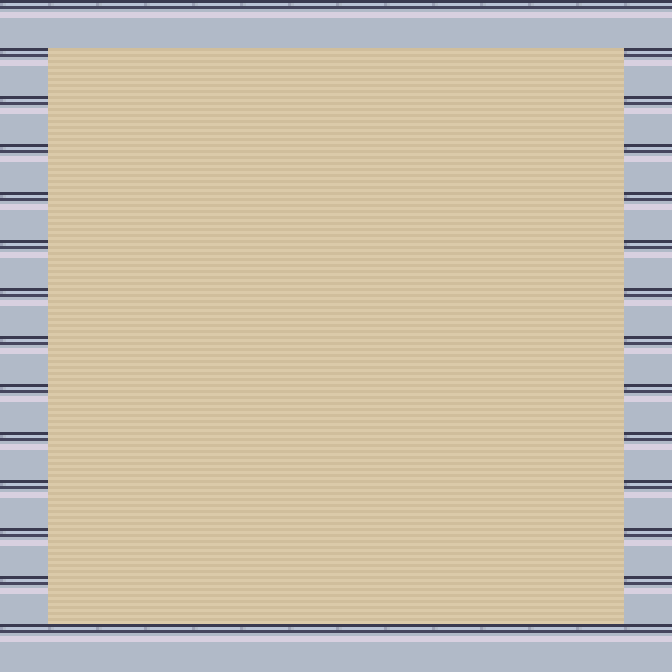

Below is a game level as drawn by its tile map, then a one-line description and the .tmx file that defines it, in full:
An orthogonal 14x14 tile map with 48x48 px tiles, 3 tile layers (Tile Layer 1, Collision, Lasers).

<map version="1.8" tiledversion="1.8.2" orientation="orthogonal" renderorder="right-down" width="14" height="14" tilewidth="48" tileheight="48" infinite="0" nextlayerid="4" nextobjectid="1">
 <tileset firstgid="1" source="../images/tilesets/level_two/sample.tsx" />
 <layer id="1" name="Tile Layer 1" width="14" height="14">
  <data encoding="csv">
83,83,83,83,83,83,83,83,83,83,83,83,83,83,
83,83,83,83,83,83,83,83,83,83,83,83,83,83,
83,83,83,83,83,83,83,83,83,83,83,83,83,83,
83,83,83,83,83,83,83,83,83,83,83,83,83,83,
83,83,83,83,83,83,83,83,83,83,83,83,83,83,
83,83,83,83,83,83,83,83,83,83,83,83,83,83,
83,83,83,83,83,83,83,83,83,83,83,83,83,83,
83,83,83,83,83,83,83,83,83,83,83,83,83,83,
83,83,83,83,83,83,83,83,83,83,83,83,83,83,
83,83,83,83,83,83,83,83,83,83,83,83,83,83,
83,83,83,83,83,83,83,83,83,83,83,83,83,83,
83,83,83,83,83,83,83,83,83,83,83,83,83,83,
83,83,83,83,83,83,83,83,83,83,83,83,83,83,
83,83,83,83,83,83,83,83,83,83,83,83,83,83
</data>
 </layer>
 <layer id="2" name="Collision" width="14" height="14">
  <data encoding="csv">
437,437,437,437,437,437,437,437,437,437,437,437,437,437,
437,0,0,0,0,0,0,0,0,0,0,0,0,437,
437,0,0,0,0,0,0,0,0,0,0,0,0,437,
437,0,0,0,0,0,0,0,0,0,0,0,0,437,
437,0,0,0,0,0,0,0,0,0,0,0,0,437,
437,0,0,0,0,0,0,0,0,0,0,0,0,437,
437,0,0,0,0,0,0,0,0,0,0,0,0,437,
437,0,0,0,0,0,0,0,0,0,0,0,0,437,
437,0,0,0,0,0,0,0,0,0,0,0,0,437,
437,0,0,0,0,0,0,0,0,0,0,0,0,437,
437,0,0,0,0,0,0,0,0,0,0,0,0,437,
437,0,0,0,0,0,0,0,0,0,0,0,0,437,
437,0,0,0,0,0,0,0,0,0,0,0,0,437,
437,437,437,437,437,437,437,437,437,437,437,437,437,437
</data>
 </layer>
 <layer id="3" name="Lasers" width="14" height="14">
  <data encoding="csv">
0,0,0,0,0,0,0,0,0,0,0,0,0,0,
0,0,0,0,0,0,0,0,0,0,0,0,0,0,
0,0,0,0,0,0,0,0,0,0,0,0,0,0,
0,0,0,0,0,0,0,0,0,0,0,0,0,0,
0,0,0,0,0,0,0,0,0,0,0,0,0,0,
0,0,0,0,0,0,0,0,0,0,0,0,0,0,
0,0,0,0,0,0,0,0,0,0,0,0,0,0,
0,0,0,0,0,0,0,0,0,0,0,0,0,0,
0,0,0,0,0,0,0,0,0,0,0,0,0,0,
0,0,0,0,0,0,0,0,0,0,0,0,0,0,
0,0,0,0,0,0,0,0,0,0,0,0,0,0,
0,0,0,0,0,0,0,0,0,0,0,0,0,0,
0,0,0,0,0,0,0,0,0,0,0,0,0,0,
0,0,0,0,0,0,0,0,0,0,0,0,0,0
</data>
 </layer>
</map>
